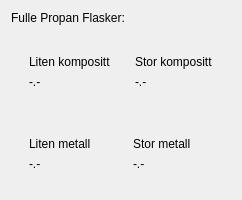
                <widget class="QWidget" name="StatusFullCanistersPage">
                 <layout class="QVBoxLayout" name="verticalLayout_25">
                  <item>
                   <widget class="CDPBaseLabel" name="cdpBaseLabel_36">
                    <property name="maximumSize">
                     <size>
                      <width>16777215</width>
                      <height>20</height>
                     </size>
                    </property>
                    <property name="text">
                     <string>Fulle Propan Flasker:</string>
                    </property>
                    <property name="alignment">
                     <set>Qt::AlignLeading|Qt::AlignLeft|Qt::AlignVCenter</set>
                    </property>
                   </widget>
                  </item>
                  <item>
                   <widget class="QWidget" name="widget_11" native="true">
                    <layout class="QHBoxLayout" name="horizontalLayout_5">
                     <item>
                      <widget class="QWidget" name="widget_15" native="true">
                       <layout class="QVBoxLayout" name="verticalLayout_19">
                        <item>
                         <widget class="QWidget" name="widget_24" native="true">
                          <property name="styleSheet">
                           <string notr="true">image: url(:/Liten kompositt propan tank.png);</string>
                          </property>
                         </widget>
                        </item>
                        <item>
                         <widget class="CDPBaseLabel" name="cdpBaseLabel_12">
                          <property name="maximumSize">
                           <size>
                            <width>16777215</width>
                            <height>20</height>
                           </size>
                          </property>
                          <property name="text">
                           <string>Liten kompositt</string>
                          </property>
                         </widget>
                        </item>
                        <item>
                         <widget class="CDPBaseLabel" name="cdpBaseLabel_13">
                          <property name="maximumSize">
                           <size>
                            <width>16777215</width>
                            <height>20</height>
                           </size>
                          </property>
                          <property name="text">
                           <string>-.-</string>
                          </property>
                          <property name="cdpRouting" stdset="0">
                           <string>PropanAutomatGui.ModbusMasterTCP.StatusFullSmallCompositeConverter.Output.Value</string>
                          </property>
                         </widget>
                        </item>
                       </layout>
                      </widget>
                     </item>
                     <item>
                      <widget class="QWidget" name="widget_16" native="true">
                       <layout class="QVBoxLayout" name="verticalLayout_18">
                        <item>
                         <widget class="QWidget" name="widget_25" native="true">
                          <property name="styleSheet">
                           <string notr="true">image: url(:/Stor kompositt propan tank.png);</string>
                          </property>
                         </widget>
                        </item>
                        <item>
                         <widget class="CDPBaseLabel" name="cdpBaseLabel_15">
                          <property name="maximumSize">
                           <size>
                            <width>16777215</width>
                            <height>20</height>
                           </size>
                          </property>
                          <property name="text">
                           <string>Stor kompositt</string>
                          </property>
                         </widget>
                        </item>
                        <item>
                         <widget class="CDPBaseLabel" name="cdpBaseLabel_14">
                          <property name="maximumSize">
                           <size>
                            <width>16777215</width>
                            <height>20</height>
                           </size>
                          </property>
                          <property name="text">
                           <string>-.-</string>
                          </property>
                          <property name="cdpRouting" stdset="0">
                           <string>PropanAutomatGui.ModbusMasterTCP.StatusFullLargeCompositeConverter.Output.Value</string>
                          </property>
                         </widget>
                        </item>
                       </layout>
                      </widget>
                     </item>
                    </layout>
                   </widget>
                  </item>
                  <item>
                   <widget class="QWidget" name="widget_13" native="true">
                    <layout class="QHBoxLayout" name="horizontalLayout_15">
                     <item>
                      <widget class="QWidget" name="widget_17" native="true">
                       <layout class="QVBoxLayout" name="verticalLayout_20">
                        <item>
                         <widget class="QWidget" name="widget_26" native="true">
                          <property name="styleSheet">
                           <string notr="true">image: url(:/Liten metall propan tank.png);</string>
                          </property>
                         </widget>
                        </item>
                        <item>
                         <widget class="CDPBaseLabel" name="cdpBaseLabel_16">
                          <property name="maximumSize">
                           <size>
                            <width>16777215</width>
                            <height>20</height>
                           </size>
                          </property>
                          <property name="text">
                           <string>Liten metall</string>
                          </property>
                         </widget>
                        </item>
                        <item>
                         <widget class="CDPBaseLabel" name="cdpBaseLabel_17">
                          <property name="maximumSize">
                           <size>
                            <width>16777215</width>
                            <height>20</height>
                           </size>
                          </property>
                          <property name="text">
                           <string>-.-</string>
                          </property>
                          <property name="cdpRouting" stdset="0">
                           <string>PropanAutomatGui.ModbusMasterTCP.StatusFullSmallMetalConverter.Output.Value</string>
                          </property>
                         </widget>
                        </item>
                       </layout>
                      </widget>
                     </item>
                     <item>
                      <widget class="QWidget" name="widget_18" native="true">
                       <layout class="QVBoxLayout" name="verticalLayout_21">
                        <item>
                         <widget class="QWidget" name="widget_27" native="true">
                          <property name="styleSheet">
                           <string notr="true">image: url(:/Stor metall propan tank.png);</string>
                          </property>
                         </widget>
                        </item>
                        <item>
                         <widget class="CDPBaseLabel" name="cdpBaseLabel_18">
                          <property name="maximumSize">
                           <size>
                            <width>16777215</width>
                            <height>20</height>
                           </size>
                          </property>
                          <property name="text">
                           <string>Stor metall</string>
                          </property>
                         </widget>
                        </item>
                        <item>
                         <widget class="CDPBaseLabel" name="cdpBaseLabel_19">
                          <property name="maximumSize">
                           <size>
                            <width>16777215</width>
                            <height>20</height>
                           </size>
                          </property>
                          <property name="text">
                           <string>-.-</string>
                          </property>
                          <property name="cdpRouting" stdset="0">
                           <string>PropanAutomatGui.ModbusMasterTCP.StatusFullLargeMetalConverter.Output.Value</string>
                          </property>
                         </widget>
                        </item>
                       </layout>
                      </widget>
                     </item>
                    </layout>
                   </widget>
                  </item>
                 </layout>
                </widget>
